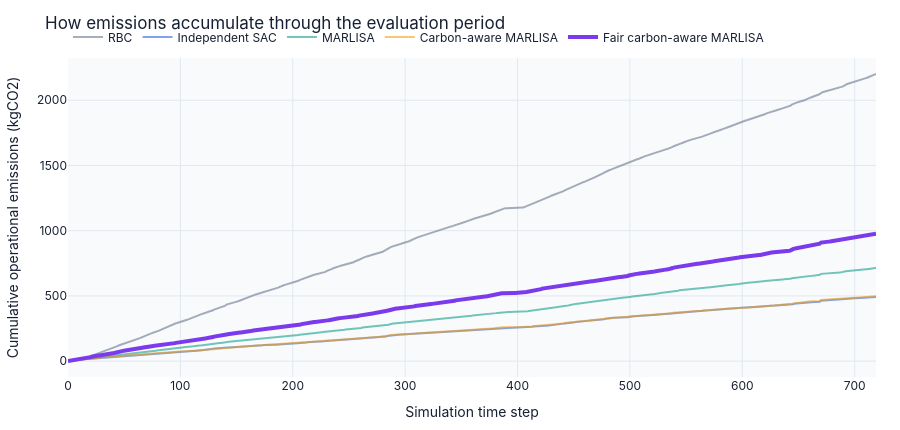
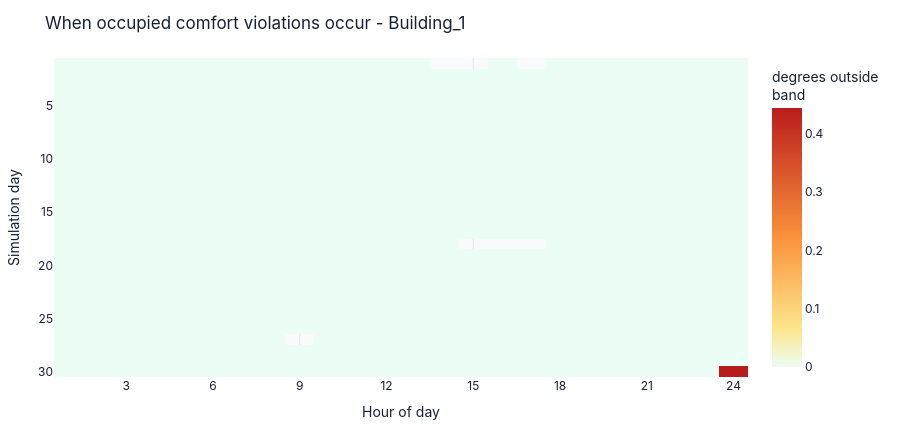
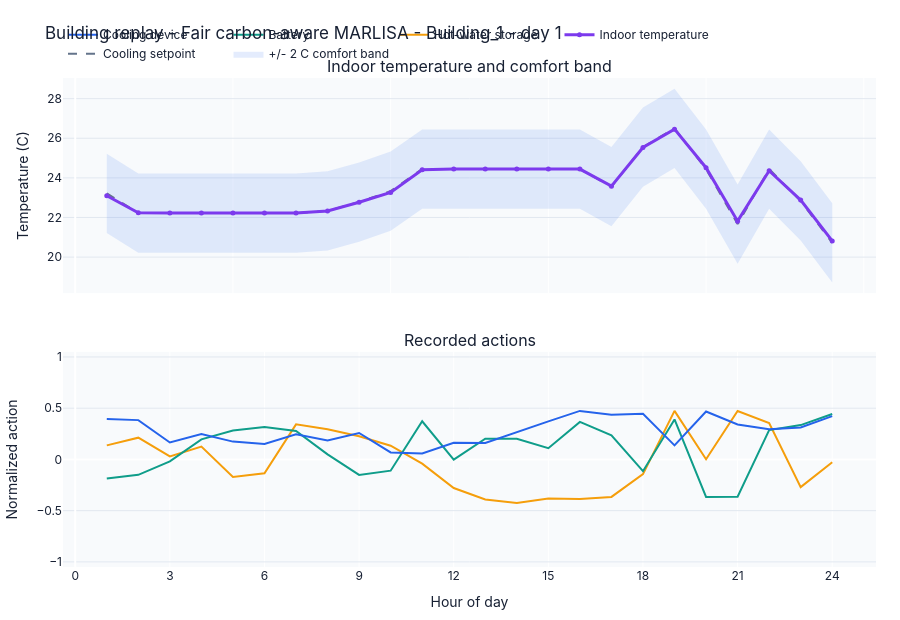

Notebook source saved alongside these figures, in order:
### Markdown cell above
## e) Time-series evidence and building replay

The aggregate KPIs establish the result. These charts explain when carbon emissions accumulate, when the selected building violates the occupied comfort band, and how one day's temperature trajectory relates to the recorded controller actions.

### Code cell
def _empty_figure(message: str) -> go.Figure:
    fig = go.Figure()
    fig.add_annotation(
        x=0.5, y=0.5, xref="paper", yref="paper",
        text=message, showarrow=False,
        font=dict(size=15, color="#64748B"),
    )
    fig.update_xaxes(visible=False)
    fig.update_yaxes(visible=False)
    return _base_layout(fig)


def cumulative_carbon_figure(
    runs: dict[str, RunData], focus: str
) -> go.Figure:
    """Reconstruct cumulative operational emissions from observations."""
    fig = go.Figure()
    for key, run in runs.items():
        if run.observations.empty:
            continue
        frame = run.observations.copy()
        frame["emissions"] = (
            frame["net_electricity_consumption"].clip(lower=0.0)
            * frame["carbon_intensity"]
        )
        series = frame.groupby("time_step", sort=True)["emissions"].sum().cumsum()
        fig.add_trace(
            go.Scatter(
                x=series.index,
                y=series.values,
                mode="lines",
                name=run.label,
                line=dict(color=run.color, width=4 if key == focus else 2),
                opacity=1.0 if key == focus else 0.58,
                hovertemplate=(
                    "Time step %{x}<br>Cumulative emissions: "
                    "%{y:.2f} kgCO2<extra>" + run.label + "</extra>"
                ),
            )
        )
    fig.update_layout(title="How emissions accumulate through the evaluation period")
    fig.update_xaxes(title="Simulation time step")
    fig.update_yaxes(title="Cumulative operational emissions (kgCO2)")
    return _base_layout(fig, height=430)


def comfort_heatmap_figure(run: RunData, building: str) -> go.Figure:
    """Show occupied temperature deviation outside the evaluation comfort band."""
    frame = run.observations.loc[
        run.observations["building"] == building
    ].copy()
    if frame.empty:
        return _empty_figure("No observation history is available for this building.")

    frame["simulation_day"] = frame["time_step"] // 24 + 1
    frame["display_hour"] = frame["time_step"] % 24 + 1
    frame["outside_band"] = (
        (
            frame["indoor_dry_bulb_temperature"]
            - frame["indoor_dry_bulb_temperature_cooling_set_point"]
        ).abs()
        - COMFORT_BAND_CELSIUS
    ).clip(lower=0.0)
    frame.loc[frame["occupant_count"] <= 0, "outside_band"] = np.nan
    grid = frame.pivot(
        index="simulation_day", columns="display_hour", values="outside_band"
    )

    fig = go.Figure(
        go.Heatmap(
            z=grid.values, x=grid.columns, y=grid.index,
            colorscale=[
                [0.0, "#ECFDF5"], [0.15, "#FDE68A"],
                [0.5, "#FB923C"], [1.0, "#B91C1C"],
            ],
            colorbar=dict(title="degrees outside<br>band"),
            hovertemplate=(
                "Day %{y}<br>Hour %{x}<br>Deviation: %{z:.2f} C<extra></extra>"
            ),
            hoverongaps=False,
        )
    )
    fig.update_layout(title=f"When occupied comfort violations occur - {building}")
    fig.update_xaxes(title="Hour of day", dtick=3)
    fig.update_yaxes(title="Simulation day", autorange="reversed")
    return _base_layout(fig, height=430)


def building_replay_figure(
    run: RunData, building: str, simulation_day: int
) -> go.Figure:
    """Plot one day of temperatures and normalized controller actions."""
    start = (int(simulation_day) - 1) * 24
    end = start + 23
    observations = run.observations.loc[
        (run.observations["building"] == building)
        & run.observations["time_step"].between(start, end)
    ].copy()
    actions = run.actions.loc[
        (run.actions["building"] == building)
        & run.actions["time_step"].between(start, end)
    ].copy()
    if observations.empty:
        return _empty_figure("No replay data are available for this selection.")

    fig = make_subplots(
        rows=2, cols=1, shared_xaxes=True, vertical_spacing=0.12,
        subplot_titles=("Indoor temperature and comfort band", "Recorded actions"),
    )
    hours = observations["time_step"] % 24 + 1
    setpoint = observations["indoor_dry_bulb_temperature_cooling_set_point"]

    fig.add_trace(
        go.Scatter(
            x=hours, y=setpoint - COMFORT_BAND_CELSIUS,
            mode="lines", line=dict(width=0), hoverinfo="skip",
            showlegend=False,
        ),
        row=1, col=1,
    )
    fig.add_trace(
        go.Scatter(
            x=hours, y=setpoint + COMFORT_BAND_CELSIUS,
            mode="lines", line=dict(width=0), fill="tonexty",
            fillcolor="rgba(37, 99, 235, 0.12)",
            name="+/- 2 C comfort band", hoverinfo="skip",
        ),
        row=1, col=1,
    )
    fig.add_trace(
        go.Scatter(
            x=hours, y=setpoint, mode="lines", name="Cooling setpoint",
            line=dict(color="#64748B", width=2, dash="dash"),
        ),
        row=1, col=1,
    )
    fig.add_trace(
        go.Scatter(
            x=hours, y=observations["indoor_dry_bulb_temperature"],
            mode="lines+markers", name="Indoor temperature",
            line=dict(color=run.color, width=3), marker=dict(size=5),
            customdata=observations[["occupant_count"]],
            hovertemplate=(
                "Hour %{x}<br>Temperature: %{y:.2f} C<br>"
                "Occupants: %{customdata[0]:.0f}<extra></extra>"
            ),
        ),
        row=1, col=1,
    )

    action_colors = {
        "dhw_storage": "#F59E0B",
        "electrical_storage": "#0F9D8A",
        "cooling_device": "#2563EB",
    }
    action_labels = {
        "dhw_storage": "Hot-water storage",
        "electrical_storage": "Battery",
        "cooling_device": "Cooling device",
    }
    for action_name, part in actions.groupby("action", sort=False):
        fig.add_trace(
            go.Scatter(
                x=part["time_step"] % 24 + 1, y=part["value"],
                mode="lines", name=action_labels.get(action_name, action_name),
                line=dict(color=action_colors.get(action_name, "#334155"), width=2),
                hovertemplate=(
                    "Hour %{x}<br>Normalized action: %{y:.3f}<extra></extra>"
                ),
            ),
            row=2, col=1,
        )

    fig.update_layout(
        title=f"Building replay - {run.label} - {building} - day {simulation_day}",
        height=620, margin=dict(l=60, r=24, t=78, b=50),
        paper_bgcolor="#FFFFFF", plot_bgcolor="#F8FAFC",
        font=dict(family="Inter, Arial, sans-serif", color="#172033"),
        legend=dict(orientation="h", yanchor="bottom", y=1.02, x=0),
        hovermode="x unified",
    )
    fig.update_xaxes(title="Hour of day", dtick=3, row=2, col=1)
    fig.update_yaxes(title="Temperature (C)", gridcolor="#E2E8F0", row=1, col=1)
    fig.update_yaxes(
        title="Normalized action", range=[-1.05, 1.05],
        gridcolor="#E2E8F0", row=2, col=1,
    )
    return fig


if FOCUS_MODEL not in runs:
    raise KeyError(f"No saved run was found for {FOCUS_MODEL!r}.")
if FOCUS_BUILDING not in runs[FOCUS_MODEL].metadata.get("buildings", []):
    raise KeyError(f"{FOCUS_BUILDING!r} is not available in {FOCUS_MODEL!r}.")

cumulative_carbon_output = cumulative_carbon_figure(runs, FOCUS_MODEL)
comfort_heatmap_output = comfort_heatmap_figure(
    runs[FOCUS_MODEL], FOCUS_BUILDING
)
building_replay_output = building_replay_figure(
    runs[FOCUS_MODEL], FOCUS_BUILDING, SIMULATION_DAY
)

display(cumulative_carbon_output)
display(comfort_heatmap_output)
display(building_replay_output)

### Figure 1 — Plotly figure (JSON) as saved in the notebook; plotly's stock layout.template omitted (floating-point values rounded to 4 significant figures; data arrays with more than 128 entries replaced by an {"elided": "..."} marker saying what was removed)
{"data": [{"hovertemplate": "Time step %{x}<br>Cumulative emissions: %{y:.2f} kgCO2<extra>RBC</extra>", "line": {"color": "#64748B", "width": 2}, "mode": "lines", "name": "RBC", "opacity": 0.58, "type": "scatter", "x": {"elided": "720 int values"}, "y": {"elided": "720 float values"}}, {"hovertemplate": "Time step %{x}<br>Cumulative emissions: %{y:.2f} kgCO2<extra>Independent SAC</extra>", "line": {"color": "#2563EB", "width": 2}, "mode": "lines", "name": "Independent SAC", "opacity": 0.58, "type": "scatter", "x": {"elided": "720 int values"}, "y": {"elided": "720 float values"}}, {"hovertemplate": "Time step %{x}<br>Cumulative emissions: %{y:.2f} kgCO2<extra>MARLISA</extra>", "line": {"color": "#0F9D8A", "width": 2}, "mode": "lines", "name": "MARLISA", "opacity": 0.58, "type": "scatter", "x": {"elided": "720 int values"}, "y": {"elided": "720 float values"}}, {"hovertemplate": "Time step %{x}<br>Cumulative emissions: %{y:.2f} kgCO2<extra>Carbon-aware MARLISA</extra>", "line": {"color": "#F59E0B", "width": 2}, "mode": "lines", "name": "Carbon-aware MARLISA", "opacity": 0.58, "type": "scatter", "x": {"elided": "720 int values"}, "y": {"elided": "720 float values"}}, {"hovertemplate": "Time step %{x}<br>Cumulative emissions: %{y:.2f} kgCO2<extra>Fair carbon-aware MARLISA</extra>", "line": {"color": "#7C3AED", "width": 4}, "mode": "lines", "name": "Fair carbon-aware MARLISA", "opacity": 1, "type": "scatter", "x": {"elided": "720 int values"}, "y": {"elided": "720 float values"}}], "layout": {"font": {"color": "#172033", "family": "Inter, Arial, sans-serif"}, "height": 430, "hoverlabel": {"bgcolor": "#172033", "font": {"color": "#FFFFFF"}}, "legend": {"orientation": "h", "x": 0, "y": 1.02, "yanchor": "bottom"}, "margin": {"b": 50, "l": 54, "r": 24, "t": 58}, "paper_bgcolor": "#FFFFFF", "plot_bgcolor": "#F8FAFC", "title": {"text": "How emissions accumulate through the evaluation period"}, "xaxis": {"gridcolor": "#E2E8F0", "title": {"text": "Simulation time step"}, "zeroline": false}, "yaxis": {"gridcolor": "#E2E8F0", "title": {"text": "Cumulative operational emissions (kgCO2)"}, "zeroline": false}}}

### Figure 2 — Plotly figure (JSON) as saved in the notebook; plotly's stock layout.template omitted (floating-point values rounded to 4 significant figures; data arrays with more than 128 entries replaced by an {"elided": "..."} marker saying what was removed)
{"data": [{"colorbar": {"title": {"text": "degrees outside<br>band"}}, "colorscale": [[0, "#ECFDF5"], [0.15, "#FDE68A"], [0.5, "#FB923C"], [1, "#B91C1C"]], "hoverongaps": false, "hovertemplate": "Day %{y}<br>Hour %{x}<br>Deviation: %{z:.2f} C<extra></extra>", "type": "heatmap", "x": [1, 2, 3, 4, 5, 6, 7, 8, 9, 10, 11, 12, 13, 14, 15, 16, 17, 18, 19, 20, 21, 22, 23, 24], "y": [1, 2, 3, 4, 5, 6, 7, 8, 9, 10, 11, 12, 13, 14, 15, 16, 17, 18, 19, 20, 21, 22, 23, 24, 25, 26, 27, 28, 29, 30], "z": {"elided": "30x24 float values"}}], "layout": {"font": {"color": "#172033", "family": "Inter, Arial, sans-serif"}, "height": 430, "hoverlabel": {"bgcolor": "#172033", "font": {"color": "#FFFFFF"}}, "legend": {"orientation": "h", "x": 0, "y": 1.02, "yanchor": "bottom"}, "margin": {"b": 50, "l": 54, "r": 24, "t": 58}, "paper_bgcolor": "#FFFFFF", "plot_bgcolor": "#F8FAFC", "title": {"text": "When occupied comfort violations occur - Building_1"}, "xaxis": {"dtick": 3, "gridcolor": "#E2E8F0", "title": {"text": "Hour of day"}, "zeroline": false}, "yaxis": {"autorange": "reversed", "gridcolor": "#E2E8F0", "title": {"text": "Simulation day"}, "zeroline": false}}}

### Figure 3 — Plotly figure (JSON) as saved in the notebook; plotly's stock layout.template omitted (floating-point values rounded to 4 significant figures)
{"data": [{"hoverinfo": "skip", "line": {"width": 0}, "mode": "lines", "showlegend": false, "type": "scatter", "x": [1, 2, 3, 4, 5, 6, 7, 8, 9, 10, 11, 12, 13, 14, 15, 16, 17, 18, 19, 20, 21, 22, 23, 24], "xaxis": "x", "y": [21.22, 20.22, 20.22, 20.22, 20.22, 20.22, 20.22, 20.33, 20.78, 21.33, 22.44, 22.44, 22.44, 22.44, 22.44, 22.44, 21.56, 23.56, 24.5, 22.44, 19.67, 22.44, 20.83, 18.72], "yaxis": "y"}, {"fill": "tonexty", "fillcolor": "rgba(37, 99, 235, 0.12)", "hoverinfo": "skip", "line": {"width": 0}, "mode": "lines", "name": "+/- 2 C comfort band", "type": "scatter", "x": [1, 2, 3, 4, 5, 6, 7, 8, 9, 10, 11, 12, 13, 14, 15, 16, 17, 18, 19, 20, 21, 22, 23, 24], "xaxis": "x", "y": [25.22, 24.22, 24.22, 24.22, 24.22, 24.22, 24.22, 24.33, 24.78, 25.33, 26.44, 26.44, 26.44, 26.44, 26.44, 26.44, 25.56, 27.56, 28.5, 26.44, 23.67, 26.44, 24.83, 22.72], "yaxis": "y"}, {"line": {"color": "#64748B", "dash": "dash", "width": 2}, "mode": "lines", "name": "Cooling setpoint", "type": "scatter", "x": [1, 2, 3, 4, 5, 6, 7, 8, 9, 10, 11, 12, 13, 14, 15, 16, 17, 18, 19, 20, 21, 22, 23, 24], "xaxis": "x", "y": [23.22, 22.22, 22.22, 22.22, 22.22, 22.22, 22.22, 22.33, 22.78, 23.33, 24.44, 24.44, 24.44, 24.44, 24.44, 24.44, 23.56, 25.56, 26.5, 24.44, 21.67, 24.44, 22.83, 20.72], "yaxis": "y"}, {"customdata": [[3.0], [3.0], [3.0], [3.0], [3.0], [3.0], [2.0], [2.0], [2.0], [1.0], [1.0], [1.0], [1.0], [0.0], [0.0], [1.0], [0.0], [2.0], [3.0], [3.0], [2.0], [2.0], [2.0], [2.0]], "hovertemplate": "Hour %{x}<br>Temperature: %{y:.2f} C<br>Occupants: %{customdata[0]:.0f}<extra></extra>", "line": {"color": "#7C3AED", "width": 3}, "marker": {"size": 5}, "mode": "lines+markers", "name": "Indoor temperature", "type": "scatter", "x": [1, 2, 3, 4, 5, 6, 7, 8, 9, 10, 11, 12, 13, 14, 15, 16, 17, 18, 19, 20, 21, 22, 23, 24], "xaxis": "x", "y": [23.1, 22.23, 22.22, 22.22, 22.22, 22.22, 22.22, 22.33, 22.77, 23.27, 24.41, 24.44, 24.44, 24.44, 24.44, 24.44, 23.58, 25.53, 26.46, 24.51, 21.82, 24.36, 22.88, 20.82], "yaxis": "y"}, {"hovertemplate": "Hour %{x}<br>Normalized action: %{y:.3f}<extra></extra>", "line": {"color": "#F59E0B", "width": 2}, "mode": "lines", "name": "Hot-water storage", "type": "scatter", "x": [1, 2, 3, 4, 5, 6, 7, 8, 9, 10, 11, 12, 13, 14, 15, 16, 17, 18, 19, 20, 21, 22, 23, 24], "xaxis": "x2", "y": [0.1374, 0.2122, 0.02998, 0.1249, -0.1707, -0.1358, 0.3422, 0.2941, 0.2253, 0.1334, -0.04112, -0.2794, -0.3912, -0.426, -0.3805, -0.3861, -0.3659, -0.1439, 0.4735, 0.002166, 0.4729, 0.3557, -0.2706, -0.02754], "yaxis": "y2"}, {"hovertemplate": "Hour %{x}<br>Normalized action: %{y:.3f}<extra></extra>", "line": {"color": "#0F9D8A", "width": 2}, "mode": "lines", "name": "Battery", "type": "scatter", "x": [1, 2, 3, 4, 5, 6, 7, 8, 9, 10, 11, 12, 13, 14, 15, 16, 17, 18, 19, 20, 21, 22, 23, 24], "xaxis": "x2", "y": [-0.1869, -0.1507, -0.01905, 0.1956, 0.2818, 0.3166, 0.2783, 0.04916, -0.151, -0.1099, 0.372, -0.002241, 0.2026, 0.2024, 0.1094, 0.366, 0.2349, -0.1147, 0.3903, -0.3667, -0.3642, 0.2866, 0.335, 0.4429], "yaxis": "y2"}, {"hovertemplate": "Hour %{x}<br>Normalized action: %{y:.3f}<extra></extra>", "line": {"color": "#2563EB", "width": 2}, "mode": "lines", "name": "Cooling device", "type": "scatter", "x": [1, 2, 3, 4, 5, 6, 7, 8, 9, 10, 11, 12, 13, 14, 15, 16, 17, 18, 19, 20, 21, 22, 23, 24], "xaxis": "x2", "y": [0.3938, 0.3836, 0.1653, 0.2482, 0.1738, 0.1512, 0.2451, 0.1849, 0.2582, 0.0685, 0.05829, 0.1627, 0.1603, 0.2676, 0.3709, 0.4734, 0.4358, 0.4448, 0.1374, 0.4681, 0.3411, 0.2948, 0.3114, 0.423], "yaxis": "y2"}], "layout": {"annotations": [{"font": {"size": 16}, "showarrow": false, "text": "Indoor temperature and comfort band", "x": 0.5, "xanchor": "center", "xref": "paper", "y": 1, "yanchor": "bottom", "yref": "paper"}, {"font": {"size": 16}, "showarrow": false, "text": "Recorded actions", "x": 0.5, "xanchor": "center", "xref": "paper", "y": 0.44, "yanchor": "bottom", "yref": "paper"}], "font": {"color": "#172033", "family": "Inter, Arial, sans-serif"}, "height": 620, "hovermode": "x unified", "legend": {"orientation": "h", "x": 0, "y": 1.02, "yanchor": "bottom"}, "margin": {"b": 50, "l": 60, "r": 24, "t": 78}, "paper_bgcolor": "#FFFFFF", "plot_bgcolor": "#F8FAFC", "title": {"text": "Building replay - Fair carbon-aware MARLISA - Building_1 - day 1"}, "xaxis": {"anchor": "y", "domain": [0, 1], "matches": "x2", "showticklabels": false}, "xaxis2": {"anchor": "y2", "domain": [0, 1], "dtick": 3, "title": {"text": "Hour of day"}}, "yaxis": {"anchor": "x", "domain": [0.56, 1], "gridcolor": "#E2E8F0", "title": {"text": "Temperature (C)"}}, "yaxis2": {"anchor": "x2", "domain": [0, 0.44], "gridcolor": "#E2E8F0", "range": [-1.05, 1.05], "title": {"text": "Normalized action"}}}}
